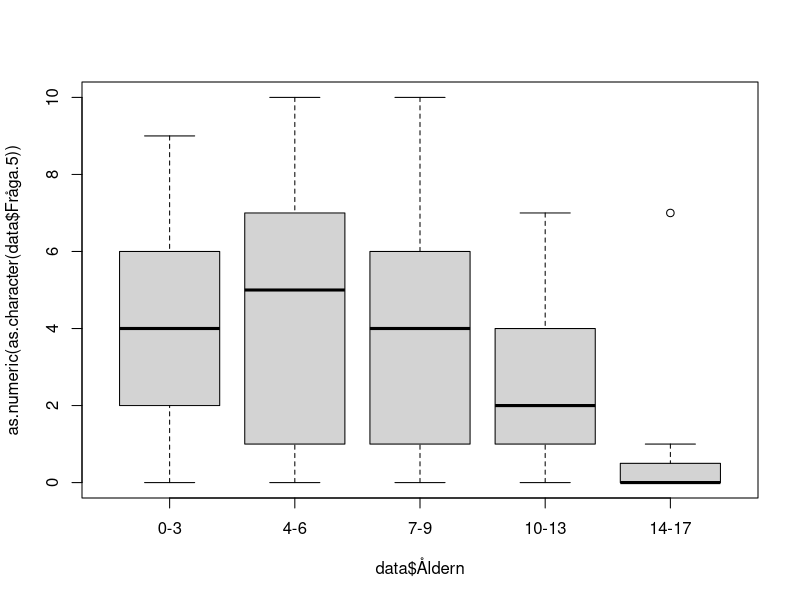
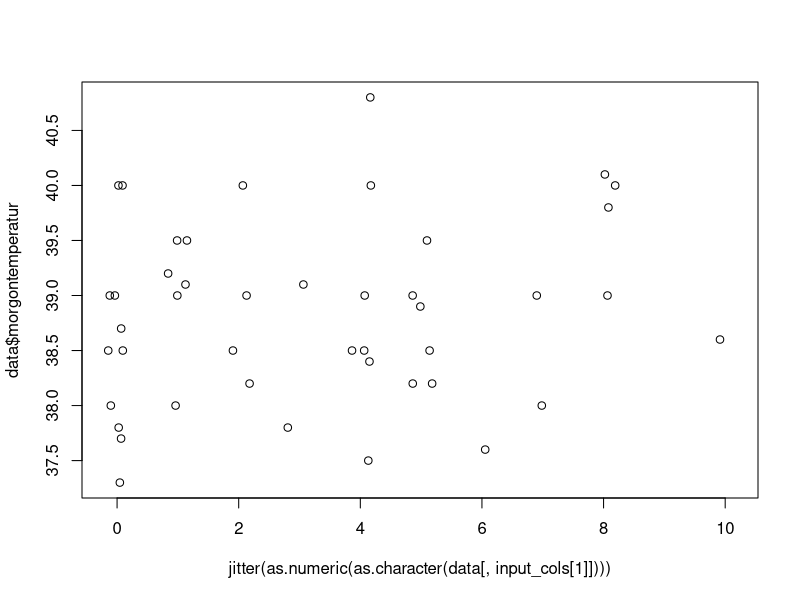

R code for these plots, in order: (Note: this script raises an error after producing the figures.)
library(stringr)
data <- read.delim('Forschungsarbeit Auswehrtungstabelle 1.csv')
data$Förkylning <- factor(data$Förkylning)
data$Halsont <- factor(data$Halsont)
data$Feber <- factor(data$Feber)
data$Ont.i.öron <- factor(data$Ont.i.öron)
data$UVI <- factor(data$UVI)
data$Hosta <- factor(data$Hosta)
data$Kräkningar <- factor(data$Kräkningar)
data$Diarre <- factor(data$Diarre)
data$Magont <- factor(data$Magont)

data$morgontemperatur <-  as.numeric(str_replace( as.character( data$morgontemperatur), ',','.'))

data$Åldern <- factor( as.character(data$Åldern), levels=c('0-3','4-6','7-9','10-13','14-17' ))

save(data,file="data.RData")

plot( as.numeric(as.character(data$Fråga.5)) ~ data$Åldern)
anova(lm( as.numeric(data$Fråga.5) ~ data$Åldern))$"Pr(>F)"[1]
#[1] 1.06104e-05

input_cols <- c('Fråga.5','Fråga.6','Fråga.7','Fråga..8','Fråga..9','Fråga..10.VAS.CRP','Fråga..10.VAS.strep' )

run_annova <- function( colname ) {

	p.vals1 <- unlist(lapply( input_cols , function(cname) {
		anova(lm( as.numeric(as.character(data[,cname])) ~ data[,colname]))$"Pr(>F)"[1]
	} ))
	
	names(p.vals1) <- input_cols
	p.vals1

}

(p.vals1 <- run_annova('Åldern'))

#            Fråga.5             Fråga.6             Fråga.7            Fråga..8 
#       1.061040e-05        1.089857e-08        2.451278e-01        3.397947e-03 
#           Fråga..9   Fråga..10.VAS.CRP Fråga..10.VAS.strep 
#       1.092852e-07        5.611234e-22        3.930611e-07 

# surprisingly good p values here!

## and the extremely goof p values were an error...

# with the corrected script the p values look more reliable:
# the answe to the question: Does the age of the kids affect the answer to the questions:

#            Fråga.5             Fråga.6             Fråga.7            Fråga..8 
#       1.550308e-04        1.022504e-07        2.451278e-01        3.397947e-03 
#           Fråga..9   Fråga..10.VAS.CRP Fråga..10.VAS.strep 
#       1.092852e-07        8.848871e-05        7.102369e-01


#next what would I like to see?

#visual inspection of the plots like
plot( jitter(as.numeric(as.character(data[,input_cols[1]]))) , data$morgontemperatur)
# did show no effect of the temperature on the questions outcome.

temperature_corr <- NULL
for ( i in 1:length(input_cols)){
	t <- cor.test(as.numeric(as.character(data[,input_cols[i]])) , data$morgontemperatur)
	temperature_corr <- rbind(temperature_corr, c(t$estimate, t$p.value))
}
rownames(temperature_corr) <- input_cols 
colnames(temperature_corr) <- c('pearson rho','p value')

temperature_corr
#                      pearson rho   p value
#Fråga.5              0.1449602126 0.3478091
#Fråga.6              0.0471049719 0.7401870
#Fråga.7              0.0616241503 0.6611327
#Fråga..8             0.0313697722 0.8235475
#Fråga..9             0.0494208433 0.7252697
#Fråga..10.VAS.CRP   -0.0001261715 0.9995441
#Fråga..10.VAS.strep -0.0352295203 0.9283052

(p.vals.kön <- run_annova('kön'))
#            Fråga.5             Fråga.6             Fråga.7            Fråga..8 
#          0.9018953           0.9893636           0.3102917           0.4723559 
#           Fråga..9   Fråga..10.VAS.CRP Fråga..10.VAS.strep 
#          0.8700623           0.4540279           0.7181212

(p.vals.Förkylning <- run_annova('Förkylning'))
#            Fråga.5             Fråga.6             Fråga.7            Fråga..8 
#          0.6633117           0.8820971           0.1282242           0.4538891 
#           Fråga..9   Fråga..10.VAS.CRP Fråga..10.VAS.strep 
#          0.7845322           0.4689488           0.9719658 
(p.vals.Ont.i.öron <- run_annova('Ont.i.öron'))
#            Fråga.5             Fråga.6             Fråga.7            Fråga..8 
#         0.65299100          0.27232017          0.32673439          0.09375773 
#           Fråga..9   Fråga..10.VAS.CRP Fråga..10.VAS.strep 
#         0.90514744          0.12489450          0.46642420 
(p.vals.Hosta <- run_annova('Hosta'))
#            Fråga.5             Fråga.6             Fråga.7            Fråga..8 
#         0.32388528          0.34294922          0.43979613          0.03278197 
#           Fråga..9   Fråga..10.VAS.CRP Fråga..10.VAS.strep 
#         0.55829322          0.42841204          0.97432771 

## In other words - only the age of the child affects the pain results

## for all other questions I need more input.


## Now a pie chart for the 'BesöksUrsak'
data$BesöksUrsak <-  rep( '', nrow(data) )
for ( n in c( 6,7,8,10,11,12,13,14) ) {
	data$BesöksUrsak[which(data[,n] == 1)] <- paste( data$BesöksUrsak[which(data[,n] == 1)], colnames(data)[n])
}


## group that to more useful groups:
data$ManCause <- rep( '', nrow(data) )
oli <- NULL
oli <- c( oli , grep ( 'Hosta', data$BesöksUrsak ) )
oli <- c( oli , grep ( 'Halsont', data$BesöksUrsak ) )
oli <- c( oli , grep ( 'Ont.i.öron', data$BesöksUrsak ) )
oli <- c( oli , grep ( 'Förkylning', data$BesöksUrsak ) )
data$ManCause[unique(oli)] <- 'ÖLI'

data$ManCause[match(' Feber Diarre',data$BesöksUrsak)] <- 'GI'
data$ManCause[match(' Kräkningar Diarre',data$BesöksUrsak)] <- 'GI'
data$ManCause[which(is.na(match(data$BesöksUrsak," Diarre"))==F)] <- 'GI'

table( paste ( data$ManCause, data$BesöksUrsak ) )

data$ManCause[grep('UVI', data$BesöksUrsak )] <- 'UVI'

data$ManCause[which(is.na(match(data$BesöksUrsak," Feber"))==F)] <- 'oklart Feber'

data$ManCause[which(is.na(match(data$BesöksUrsak,"" ))==F)] <- 'ej angivna'

data$ManCause[which(is.na(match(data$ManCause,,"" ))==F)] <-  'ej angivna'


## oh great - the parents know how the kids react.
cor.test( as.numeric(as.character(data$Fråga..9)),  as.numeric(as.character(data$Fråga..10.VAS.CRP)) )

#	Pearson's product-moment correlation

#data:  as.numeric(as.character(data$Fråga..9)) and as.numeric(as.character(data$Fråga..10.VAS.CRP))
#t = 11.417, df = 65, p-value < 2.2e-16
#alternative hypothesis: true correlation is not equal to 0
#95 percent confidence interval:
# 0.7174187 0.8836752
#sample estimates:
#      cor 
#0.8168581 


#partent expect and kids feel the pain
cor.test( as.numeric(as.character(data$Fråga.6)),  as.numeric(as.character(data$Fråga..10.VAS.CRP)) )

#	Pearson's product-moment correlation

#data:  as.numeric(as.character(data$Fråga.6)) and as.numeric(as.character(data$Fråga..10.VAS.CRP))
#t = 7.9075, df = 65, p-value = 4.261e-11
#alternative hypothesis: true correlation is not equal to 0
#95 percent confidence interval:
# 0.5530345 0.8050265
#sample estimates:
#     cor 
#0.700223 

## and the parents see what they expected.
cor.test( as.numeric(as.character(data$Fråga.6)),  as.numeric(as.character(data$Fråga..9)) )

#	Pearson's product-moment correlation

#data:  as.numeric(as.character(data$Fråga.6)) and as.numeric(as.character(data$Fråga..9))
#t = 12.313, df = 152, p-value < 2.2e-16
#alternative hypothesis: true correlation is not equal to 0
#95 percent confidence interval:
# 0.6174964 0.7778674
#sample estimates:
#      cor 
#0.7066437 
#
#Warnmeldung:
#In cor.test(as.numeric(as.character(data$Fråga.6)), as.numeric(as.character(data$Fråga..9))) :
#  NAs durch Umwandlung erzeugt

summary(data$Åldern)/155 *100
#     0-3      4-6      7-9    10-13    14-17 
#38.70968 20.64516 13.54839 16.77419 10.32258 
pie(table(data$Åldern))

data$CRP <- rep('NO',nrow(data))
data$CRP[is.na(match(data$Fråga..10.VAS.CRP, 'na'))==T] <- 'Yes'

CRP <- data[which(data$CRP == 'Yes'),]
(table(paste(as.factor(CRP$CRP), CRP$Åldern)) / nrow(CRP) ) *100

#  Yes 0-3 Yes 10-13 Yes 14-17   Yes 4-6   Yes 7-9 
#43.697479 15.126050  7.563025 19.327731 14.285714 

# Show the numbers for Fråga..10.VAS.CRP for the age
res <- table(data$Åldern, data$Fråga..10.VAS.CRP)
res[ which(res == 0)] = '-'
write.table( res, file="Åldern_vs_Fråga10.VAS.CRP.xls", sep="\t" , quote=F)

#4-6 
mean(c(rep(0,3),rep(10,2),rep(2,5),rep(4,4),rep(5,4),rep(6,3),rep(7,1),rep(8,1)))
#[1] 4.304348
sd(c(rep(0,3),rep(10,2),rep(2,5),rep(4,4),rep(5,4),rep(6,3),rep(7,1),rep(8,1)))
#[1] 2.851392
#7-9
mean(c(rep(0,2),rep(10,1),rep(2,6),rep(3,2),rep(4,5),rep(6,1)))
#[1] 3.176471
sd(c(rep(0,2),rep(10,1),rep(2,6),rep(3,2),rep(4,5),rep(6,1)))
#[1] 2.324739
#10-13
mean(c(rep(0,10),rep(2,4),rep(4,3),rep(5,1)))
#[1] 1.388889
sd(c(rep(0,10),rep(2,4),rep(4,3),rep(5,1)))
#[1] 1.786844
#14-17
mean(c(rep(0,6),rep(2,3)))
#[1] 0.6666667
sd(c(rep(0,6),rep(2,3)))
#[1] 1



res2 <- table(data$Åldern, data$Fråga..9)
res2[ which(res2 == 0)] = '-'

#0-3
 mean(c(rep( 0,9),rep(1,5),rep(2,6),rep(3,7),rep(4,2),rep(5,5),rep(6,5),rep(7,8),rep(9,4),rep(10,2)))
#[1] 4.018868
 sd(c(rep( 0,9),rep(1,5),rep(2,6),rep(3,7),rep(4,2),rep(5,5),rep(6,5),rep(7,8),rep(9,4),rep(10,2)))
#[1] 3.06651
#4-6
mean(c(rep(0,7),rep(1,5),rep(2,4),rep(3,2),rep(4,4),rep(5,2),rep(6,4),rep(8,1),rep(10,3)))
#[1] 3.34375
sd(c(rep(0,7),rep(1,5),rep(2,4),rep(3,2),rep(4,4),rep(5,2),rep(6,4),rep(8,1),rep(10,3)))
#[1] 3.127499
#7-9
 mean(c(rep(0,7),rep(1,1),rep(2,3),rep(3,5),rep(4,2),rep(5,1),rep(6,1),rep(10,1)))
#[1] 2.428571
 sd(c(rep(0,7),rep(1,1),rep(2,3),rep(3,5),rep(4,2),rep(5,1),rep(6,1),rep(10,1)))
#[1] 2.521338
#10-13
mean(c(rep(0,9),rep(1,6),rep(2,4),rep(3,4),rep(4,3)))
#[1] 1.461538
 sd(c(rep(0,9),rep(1,6),rep(2,4),rep(3,4),rep(4,3)))
#[1] 1.420726
#14-17
mean(c(rep(0,11),rep(1,4),rep(3,1)))
#[1] 0.4375
sd (c(rep(0,11),rep(1,4),rep(3,1)))
#[1] 0.813941

res3 <- table(data$Åldern, data$Fråga..10.VAS.strep)
res3[ which(res3 == 0)] = '-'

#4-6
mean(c(rep(0,2),rep(10,1),rep(2,2),rep(4,1),rep(5,1),rep(6,2)))
#[1] 3.888889
sd(c(rep(0,2),rep(10,1),rep(2,2),rep(4,1),rep(5,1),rep(6,2)))
#[1] 3.25747
#7-9
mean(c(rep(0,2),rep(4,1),rep(6,1)))
#[1] 2.5
sd(c(rep(0,2),rep(4,1),rep(6,1)))
#[1] 3
#10-13
mean(c(rep(0,1),rep(1,2),rep(2,2),rep(4,3),rep(5,1),rep(6,1)))
#[1] 2.9
sd(c(rep(0,1),rep(1,2),rep(2,2),rep(4,3),rep(5,1),rep(6,1)))
#[1] 1.969207
#14-17
mean(c(rep(0,5),rep(10,1),rep(2,1),rep(6,1)))
#[1] 2.25
sd(c(rep(0,5),rep(10,1),rep(2,1),rep(6,1)))
#[1] 3.770184


data$CRP = is.na(as.numeric(as.character(data[,28])))==F
data$CRP[which(data[,28] =='x')] = TRUE

data$STREP = is.na(as.numeric(as.character(data[,29])))==F
data$STREP[which(data[,29] =='x')] = TRUE


mean_sd_age <- function(  column, age, crp=T ) {
	if ( crp ) {
		ids <- which(data[,'Åldern'] == age & data[,'CRP'] )
	}else{
		ids <- which(data[,'Åldern'] == age & data[,'STREP'] )
	}
	#browser()
	m = mean( as.numeric(as.character( data[ids,column] )))
	s = sd ( as.numeric(as.character( data[ids,column] )))
	c (m , s)
}

median_mad_age <- function( column, age, crp=T ) {
	if ( crp ) {
		ids <- which(data[,'Åldern'] == age & data[,'CRP'] )
	}else{
		ids <- which(data[,'Åldern'] == age & data[,'STREP'] )
	}
	#browser()
	m = median( as.numeric(as.character( data[ids,column] )))
	s = mad ( as.numeric(as.character( data[ids,column] )))
	c (m , s)
}

result_table <- function (column,  crp=T) {
	t <- NULL
	for ( n in levels(data[,'Åldern']) ) {
		t = rbind(t, median_mad_age ( column, n, crp ))
	}
	colnames(t) <- c( 'median', 'mad' )
	rownames(t) <- levels(data[,'Åldern'])
	t
}


 mean_sd_age( 'Fråga..9', '0-3', crp=T)
#[1] 4.384615 3.132085
 mean_sd_age( 'Fråga..9', '4-6', crp=T)
#[1] 3.130435 3.034714
 mean_sd_age( 'Fråga..9', '7-9', crp=T)
#[1] 2.470588 2.576763
 mean_sd_age( 'Fråga..9', '10-13', crp=T)
#[1] 1.444444 1.423427
 mean_sd_age( 'Fråga..9', '14-17', crp=T)
#[1] 0.3333333 0.5000000
 mean_sd_age( 'Fråga..9', '0-3', crp=F)
#[1] 6.000000 3.316625
 mean_sd_age( 'Fråga..9', '4-6', crp=F)
#[1] 3.888889 3.480102
 mean_sd_age( 'Fråga..9', '7-9', crp=F)
#[1] 2.250000 2.629956
 mean_sd_age( 'Fråga..9', '10-13', crp=F)
#[1] 1.700000 1.567021
 mean_sd_age( 'Fråga..9', '14-17', crp=F)
#[1] 0.500000 1.069045

plot( jitter(as.numeric(as.character(data$Fråga..9)),0.9), jitter( as.numeric(as.character(data$Fråga..10)),0.9))
cor.test( as.numeric(as.character(data$Fråga.6)),  as.numeric(as.character(data$Fråga..10)) )

#	Pearson's product-moment correlation

#data:  as.numeric(as.character(data$Fråga.6)) and as.numeric(as.character(data$Fråga..10))
#t = 7.5671, df = 93, p-value = 2.692e-11
#alternative hypothesis: true correlation is not equal to 0
#95 percent confidence interval:
# 0.4748496 0.7282514
#sample estimates:
#     cor 
#0.617314 


cor.test( as.numeric(as.character(data$Fråga..9)),  as.numeric(as.character(data$Fråga..10)) )

#	Pearson's product-moment correlation

#data:  as.numeric(as.character(data$Fråga..9)) and as.numeric(as.character(data$Fråga..10))
#t = 11.998, df = 93, p-value < 2.2e-16
#alternative hypothesis: true correlation is not equal to 0
#95 percent confidence interval:
# 0.6855800 0.8477917
#sample estimates:
#      cor 
#0.7794266 
#
#Warnmeldung:
#In cor.test.default(as.numeric(as.character(data$Fråga..9)), as.numeric(as.character(data#$Fråga..10))) :
#  NAs durch Umwandlung erzeugt

plot( as.numeric(as.character(data$Fråga..9[which(data$CRP)])) ~ data$Åldern[which(data$CRP)])
plot( as.numeric(as.character(data$Fråga..9[which(data$STREP)])) ~ data$Åldern[which(data$STREP)])

plot( as.numeric(as.character(data$Fråga..10[which(data$CRP)])) ~ data$Åldern[which(data$CRP)])
plot( as.numeric(as.character(data$Fråga..10[which(data$STREP)])) ~ data$Åldern[which(data$STREP)])


#t.test( as.numeric(as.character(data$kön
id_f =which(data$kön == 'f' & data$Åldern != '10-13')
id_p =which(data$kön == 'p' & data$Åldern != '10-13')

t.test( as.numeric(as.character(data$Fråga..10[id_f])), as.numeric(as.character(data$Fråga..10[id_p])))


#	Welch Two Sample t-test

#data:  as.numeric(as.character(data$Fråga..10[id_f])) and as.numeric(as.character(data$Fråga..10[id_p]))
#t = 0.22983, df = 39.934, p-value = 0.8194
#alternative hypothesis: true difference in means is not equal to 0
#95 percent confidence interval:
# -1.366913  1.717668
#sample estimates:
#mean of x mean of y 
# 3.365854  3.190476 

#Warnmeldungen:
#1: In t.test(as.numeric(as.character(data$Fråga..10[id_f])), as.numeric(as.character(data$Fråga..10[id_p]))) :
#  NAs durch Umwandlung erzeugt
#2: In t.test.default(as.numeric(as.character(data$Fråga..10[id_f])),  :
#  NAs durch Umwandlung erzeugt


plot( as.numeric(as.character(data$Fråga..9)) ~ data$tidigare_provatgning, 
	ylab="Fråga 9",xlab="tidigare provtagning")

plot( as.numeric(as.character(data$Fråga..10)) ~ data$tidigare_provatgning, 
	ylab="Fråga 10",xlab="tidigare provtagning")

##2017_08_30

cor.test( as.numeric(as.character(data$Fråga.7)) , as.numeric(as.character(data$Fråga..9)))


#	Pearson's product-moment correlation

#data:  as.numeric(as.character(data$Fråga.7)) and as.numeric(as.character(data$Fråga..9))
#t = -0.53347, df = 153, p-value = 0.5945
#alternative hypothesis: true correlation is not equal to 0
#95 percent confidence interval:
# -0.1993821  0.1153435
#sample estimates:
#        cor 
#-0.04308823 

cor.test( as.numeric(as.character(data$Fråga.7)) , as.numeric(as.character(data$Fråga..10)))

#	Pearson's product-moment correlation

#data:  as.numeric(as.character(data$Fråga.7)) and as.numeric(as.character(data$Fråga..10))
#t = -0.3933, df = 93, p-value = 0.695
#alternative hypothesis: true correlation is not equal to 0
#95 percent confidence interval:
# -0.2403184  0.1621254
#sample estimates:
#        cor 
#-0.04074907 


cor.test( as.numeric(as.character(data$Fråga.6)) , as.numeric(as.character(data$Fråga..10)))

#	Pearson's product-moment correlation

#data:  as.numeric(as.character(data$Fråga.6)) and as.numeric(as.character(data$Fråga..10))
#t = 7.5671, df = 93, p-value = 2.692e-11
#alternative hypothesis: true correlation is not equal to 0
#95 percent confidence interval:
# 0.4748496 0.7282514
#sample estimates:
#     cor 
#0.617314 


cor.test( as.numeric(as.character(data$Fråga..9)) , as.numeric(as.character(data$Fråga..10)))

#	Pearson's product-moment correlation

#data:  as.numeric(as.character(data$Fråga..9)) and as.numeric(as.character(data$Fråga..10))
#t = 11.998, df = 93, p-value < 2.2e-16
#alternative hypothesis: true correlation is not equal to 0
#95 percent confidence interval:
# 0.6855800 0.8477917
#sample estimates:
#      cor 
#0.7794266 

plot( jitter(as.numeric(as.character(data$Fråga..9))) , jitter(as.numeric(as.character(data$Fråga..10))))

#And now the pupulation analysis...

summary(data)

#    Enkätnr        Åldern   kön     Antal.barn.i.familjen Mama.papa.närstående
# Min.   :  1.0   0-3  :60   f :87   1 :20                 m :103              
# 1st Qu.: 39.5   4-6  :32   na:13   2 :47                 mp:  4              
# Median : 78.0   7-9  :21   p :55   3 :17                 n :  5              
# Mean   : 78.0   10-13:26           4 : 1                 na:  4              
# 3rd Qu.:116.5   14-17:16           5 : 1                 p : 39              
# Max.   :155.0                      na:69                                     
                                                                              
# Förkylning Halsont Feber  morgontemperatur Ont.i.öron UVI     Hosta 
# 0:90       0:98    0:74   Min.   :37.30    0:140      0:150   0:96  
# 1:65       1:57    1:81   1st Qu.:38.20    1: 15      1:  5   1:59  
#                           Median :39.00                             
#                           Mean   :38.82                             
#                           3rd Qu.:39.50                             
#                           Max.   :40.80                             
#                           NA's   :102                               
# Kräkningar Diarre  Magont  Fråga.2a..J.N Fråga.2b.J.N
# 0:153      0:150   0:133   j:132         j :89       
# 1:  2      1:  5   1: 22   n: 23         n :56       
#                                          na:10       
                                                      
                                                      
                                                      
                                                      
# Fråga.3...1.schlechter..0.unverändert...1.besser. Fråga.4a.N.J Fråga.4a..Antal
# 0 :77                                             j :117       na     :105    
# 1 :24                                             n : 25       3      : 12    
# -1:53                                             na: 13       2      : 10    
# na: 1                                                          1      :  8    
#                                                                5      :  8    
#                                                                10     :  4    
#                                                                (Other):  8    
# Fråga.4bN.J   X4b.Antal      Fråga.5      Fråga.6      Fråga.7      
# j :97       na     :113   0      :31   0      :29   Min.   : 0.000  
# n :30       1      : 17   na     :18   5      :22   1st Qu.: 0.000  
# na:28       2      :  9   1      :16   1      :19   Median : 1.000  
#             3      :  6   5      :16   3      :19   Mean   : 2.206  
#             4      :  3   2      :14   4      :15   3rd Qu.: 3.000  
#             5      :  3   3      :14   2      :13   Max.   :10.000  
#             (Other):  4   (Other):46   (Other):38                   
#    Fråga..8         Fråga..9      Fråga..10.VAS.CRP Fråga..10.VAS.strep
# Min.   : 0.000   Min.   : 0.000   x      :52        na     :113        
# 1st Qu.: 0.000   1st Qu.: 0.000   na     :36        x      : 11        
# Median : 1.000   Median : 2.000   0      :21        0      : 10        
# Mean   : 2.219   Mean   : 3.045   2      :18        2      :  5        
# 3rd Qu.: 4.000   3rd Qu.: 5.000   4      :12        4      :  5        
# Max.   :10.000   Max.   :10.000   5      : 5        6      :  5        
#                                   (Other):11        (Other):  6        
#    CRP            STREP           Fråga..10  tidigare_provatgning
# Mode :logical   Mode :logical   x      :60   no : 22             
# FALSE:36        FALSE:113       0      :30   yes:133             
# TRUE :119       TRUE :42        2      :22                       
# NA's :0         NA's :0         4      :16                       
#                                 6      : 9                       
#                                 5      : 7                       
#                                 (Other):11                       
# tidigare_provatgning_binary
# Mode :logical              
# FALSE:22                   
# TRUE :133                  
# NA's :0       

## drop the double tested childreen:
data2 <- data[-which(data$STREP & data$CRP),]
cor.test( as.numeric(as.character(data2$Fråga..9)) , as.numeric(as.character(data2$Fråga..10)))

#	Pearson's product-moment correlation

#data:  as.numeric(as.character(data2$Fråga..9)) and as.numeric(as.character(data2$Fråga..10))
#t = 12.254, df = 90, p-value < 2.2e-16
#alternative hypothesis: true correlation is not equal to 0
#95 percent confidence interval:
# 0.6991314 0.8567807
#sample estimates:
#     cor 
#0.790722 

#Warnmeldung:
#In cor.test.default(as.numeric(as.character(data2$Fråga..9)), as.numeric(as.character(data2$Fråga..10))) :
#  NAs durch Umwandlung erzeugt

# If anything the data gets better - so we do not really care aboput that.


round(table(data$Åldern) / sum(table(data$Åldern)) * 100 ,1)
#  0-3   4-6   7-9 10-13 14-17 
# 38.7  20.6  13.5  16.8  10.3 

pdf( file="Age_pie.pdf", width=6, height=6)
pie(x=table(data$Åldern), clockwise=T, col=rainbow(5))
dev.off()

table(data$Fråga.2a..J.N) / 155 * 100
#       j        n 
#85.16129 14.83871

apply( data[,c('Kräkningar','Diarre','Magont')],1, function (x) sum(as.numeric(as.character(x))))

data$illnes = ''

for (n in colnames(data)[c(6,7,8,10,11,12,13,14,15)]){
	ids = which(data[,n] == 1)
	data$illnes[ids] = paste( data$illnes[ids], n)
}


## day 2017-08-31
## kids in the family - any influence on pain?
only_1 <- which(as.numeric(as.character(data$Antal.barn.i.familjen)) == 1 )
more_than_1 <- which(as.numeric(as.character(data$Antal.barn.i.familjen)) > 1 )

boxplot( as.numeric(as.character(data$Fråga..9))[only_1], as.numeric(as.character(data$Fråga..9))[more_than_1])

 t.test( as.numeric(as.character(data$Fråga..9))[only_1], as.numeric(as.character(data$Fråga..9))[more_than_1])

#	Welch Two Sample t-test

#data:  as.numeric(as.character(data$Fråga..9))[only_1] and as.numeric(as.character(data$Fråga..9))#[more_than_1]
#t = 1.2734, df = 29.317, p-value = 0.2129
#alternative hypothesis: true difference in means is not equal to 0
#95 percent confidence interval:
# -0.598901  2.577689
#sample estimates:
#mean of x mean of y 
# 3.550000  2.560606 


boxplot( as.numeric(as.character(data$Fråga..10))[only_1], as.numeric(as.character(data$Fråga..10))[more_than_1])

t.test( as.numeric(as.character(data$Fråga..10))[only_1], as.numeric(as.character(data$Fråga..10))[more_than_1])

#	Welch Two Sample t-test

#data:  as.numeric(as.character(data$Fråga..10))[only_1] and as.numeric(as.character(data#$Fråga..10))[more_than_1]
#t = 0.2117, df = 11.975, p-value = 0.8359
#alternative hypothesis: true difference in means is not equal to 0
#95 percent confidence interval:
# -1.897599  2.305932
#sample estimates:
#mean of x mean of y 
# 2.600000  2.395833 


mean_cor_test <- function (colA, colB,  method="pearson" ) {
	d <- vector('numeric', 1000)
	r <- vector('numeric', 1000)
	for ( i in 1:1000 ) {
		t  <- cor.test( 
			jitter(as.numeric(as.character(data[, colA]))), 
			jitter(as.numeric(as.character(data[, colB]))),
			method=method
		)
		d[i] <- t$p.value
		r[i] <- t$estimate
	}
	list( mean.p.value =mean (d), mean.estimate=mean(r))
}

mean_cor_test( 'Fråga..8', 'Fråga..10')
#$mean.p.value
#[1] 1.435407e-12

#$mean.estimate
#[1] 0.6477754

#Es gab 50 oder mehr Warnungen (Anzeige der ersten 50 mit warnings())
mean_cor_test( 'Fråga..8', 'Fråga..9')
#$mean.p.value
#[1] 1.582381e-12
#
#$mean.estimate
#[1] 0.5292124


 mean_cor_test( 'Fråga..8', 'Fråga..9', 'spearman')
#$mean.p.value
#[1] 1.126521e-08

#$mean.estimate
#[1] 0.4704633

 mean_cor_test( 'Fråga..8', 'Fråga..10', 'spearman')
#$mean.p.value
#[1] 1.464139e-08

#$mean.estimate
#[1] 0.5748656

#Es gab 50 oder mehr Warnungen (Anzeige der ersten 50 mit warnings())

t = read.delim('all_data.csv', sep=';') # manually changed diagnos
DIAGNOS <- as.character(t[,36])
data$Diagnos = factor( str_replace(DIAGNOS, "^ ", "" ), levels=c("GI", "Isolerad feber", "Luftvägssymtom", "Luftvägssymtom+UVI", "UVI" ))


round(table(data$Diagnos) / sum( table(data$Diagnos) ) * 100,1)

#                GI     Isolerad feber     Luftvägssymtom Luftvägssymtom+UVI 
#              10.1               10.1               75.8                1.3 
#               UVI 
#               2.7 



# 2017-09-01

# Könsfördelningen + Diagram i Åldersgruppen


Plot = function (p, file ) {
	pdf(file=paste("../figures/",file,'.pdf',sep=''), width=4, height=4)
	print(p)
	dev.off()
	png(file=paste("../figures/",file,'.png',sep=''), width=600, height=600)
	print(p)
	dev.off()
}


data$data.9 <- as.numeric(as.character(data$Fråga..9))
data$data.10 <- as.numeric(as.character(data$Fråga..10))

data$tidigare_provtagning = FALSE
data$tidigare_provtagning[unique(c(
	which(data$Fråga.4a.N.J=='j'),
	which(data$Fråga.4bN.J=='j')
	))] = TRUE

CRP <- data[which(data$CRP),]
STREP <- data[which(data$STREP),]


library(reshape2)

ag <- table(data$kön , data$Åldern)
ag <- ag[-2,]
ag_melted = melt(ag)
colnames(ag_melted) <- c('kön', 'Ålder','value')

pl = ggplot(data=ag_melted, 
	aes (x=ag_melted$'Ålder', y=ag_melted$'value', fill=ag_melted$'kön')
     ) +
geom_bar(stat="identity", color="black", position=position_dodge())+
theme_minimal()
pl = pl + xlab('Ålder') + ylab('patient [n]') + labs(fill = "Kön")
	
Plot( pl, 'Åldersfördelning_kön')

## Åldersfördelning_ tidigare provtagning

ta <- table(data$tidigare_provtagning , data$Åldern)

write.table(ta, file="tables/provtagning_age.tab", sep="\t",quote=F)
d <- read.delim("tables/provtagning_age.tab")
colnames(d) <- colnames(ta)
d = rbind(d, d[1,] / ( d[1,] +d[2,]) *100)
d = rbind(d, d[2,] / ( d[1,] +d[2,]) *100)

rownames(d) <- c('No','Yes', 'No [%]', 'Yes [%]' )

d = cbind( measure=rownames(d), d)


ta_melted = melt(d[4:3,])
ta_melted[,1] <- factor( as.character(ta_melted[,1]), levels=c('Yes [%]','No [%]'))

colnames(ta_melted) <- c( 'tidigare_provtagning', 'Ålder', 'value')

pl = ggplot(data=ta_melted, 
	aes (x=Ålder, y=value, fill=tidigare_provtagning)
     ) +
geom_bar(stat="identity", color="black", position=position_dodge())+
#geom_bar(stat="identity", color="black")+
theme_minimal()
pl = pl + xlab('Ålder') + ylab('patient [%]') + labs(fill = "tidigare provtagning")
#pl = pl + scale_fill_manual(values=c('green','lightgray'))

Plot(pl, 'Åldersfördelning_tidigare provtagning')

#Total %
summary(data$tidigare_provtagning)
#   Mode   FALSE    TRUE    NA's 
#logical      22     133       0 

133/ (133+22) *100
#[1] 85.80645


# Diagramm boxplot Fråga..9 and Fråga..10 STREP, CRP and all



Plot(ggplot(data, aes( Åldern, data.9 )) +geom_boxplot() +ylab('') +
	scale_y_continuous(breaks=c(0,2,4,6,8, 10)),
	'Question_9_all' )


Plot(ggplot(CRP, aes( Åldern, data.9 )) +geom_boxplot() +ylab('')+
	scale_y_continuous(breaks=c(0,2,4,6,8, 10)),
	'Question_9_CRP' )

Plot(ggplot(STREP, aes( Åldern, data.9 )) +geom_boxplot() +ylab('')+
	scale_y_continuous(breaks=c(0,2,4,6,8, 10)),
	'Question_9_STREP' )


## question 10

Plot(ggplot(data, aes( Åldern, data.10 )) +geom_boxplot(na.rm = TRUE) +ylab('')+
	scale_y_continuous(breaks=c(0,2,4,6,8, 10)),
	'Question_10_all' )


Plot(ggplot(CRP, aes( Åldern, data.10 )) +geom_boxplot() +ylab('')+
	scale_y_continuous(breaks=c(0,2,4,6,8, 10)),
	'Question_10_CRP' )

Plot(ggplot(STREP, aes( Åldern, data.10 )) +geom_boxplot() +ylab('')+
	scale_y_continuous(breaks=c(0,2,4,6,8, 10)),
	'Question_10_STREP' )


## question 8

Plot(ggplot(data, aes( Åldern, Fråga..8 )) +geom_boxplot(na.rm = TRUE) +ylab('')+
	scale_y_continuous(breaks=c(0,2,4,6,8, 10)),
	'Question_8_all' )


Plot(ggplot(CRP, aes( Åldern, Fråga..8 )) +geom_boxplot() +ylab('')+
	scale_y_continuous(breaks=c(0,2,4,6,8, 10)),
	'Question_8_CRP' )

Plot(ggplot(STREP, aes( Åldern, Fråga..8 )) +geom_boxplot() +ylab('')+
	scale_y_continuous(breaks=c(0,2,4,6,8, 10)),
	'Question_8_STREP' )
